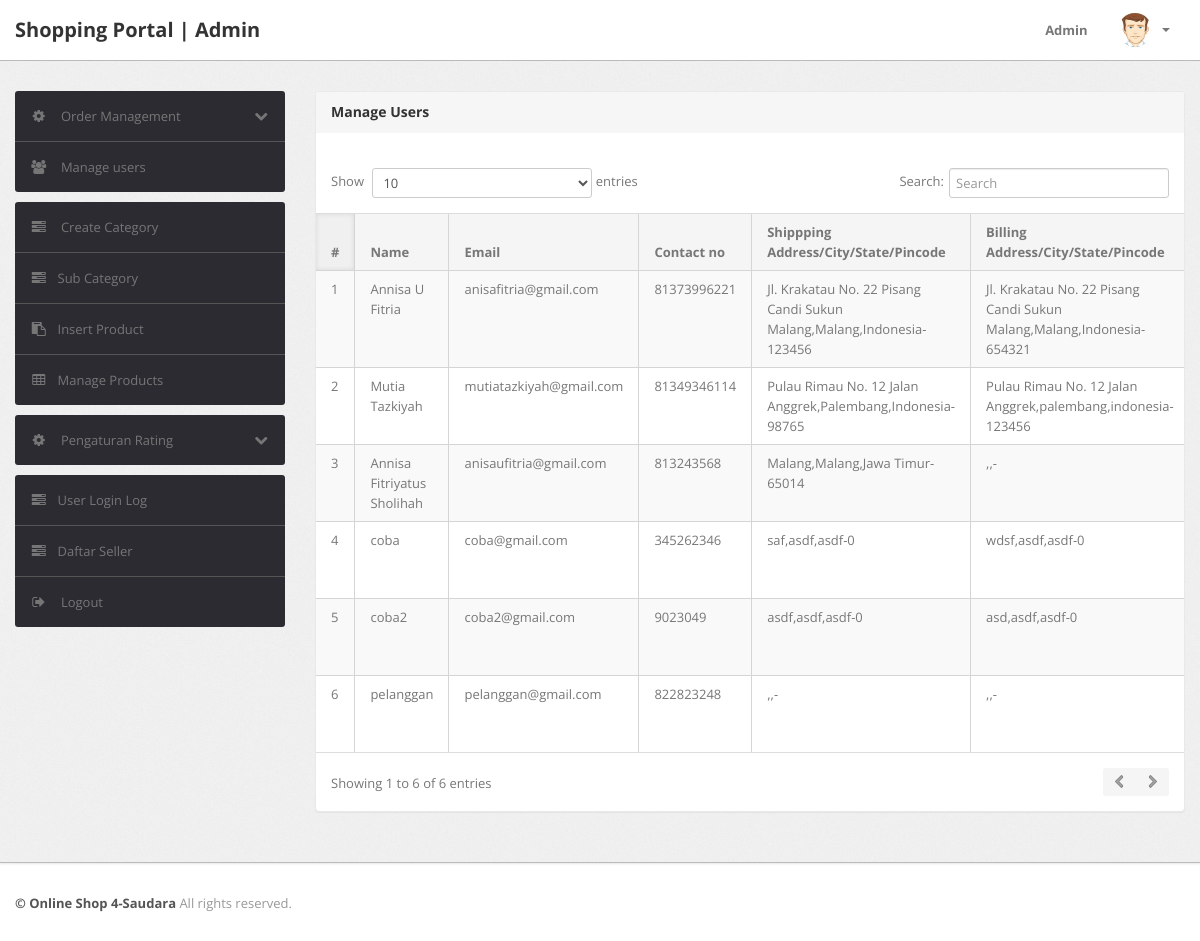
The page /admin/manage-users.php (signed in) on the database its author committed.
### tables this page shows
CREATE TABLE `users` (
  `id` int(11) NOT NULL,
  `name` varchar(255) DEFAULT NULL,
  `email` varchar(255) DEFAULT NULL,
  `contactno` bigint(11) DEFAULT NULL,
  `password` varchar(255) DEFAULT NULL,
  `shippingAddress` longtext DEFAULT NULL,
  `shippingState` varchar(255) DEFAULT NULL,
  `shippingCity` varchar(255) DEFAULT NULL,
  `shippingPincode` int(11) DEFAULT NULL,
  `billingAddress` longtext DEFAULT NULL,
  `billingState` varchar(255) DEFAULT NULL,
  `billingCity` varchar(255) DEFAULT NULL,
  `billingPincode` int(11) DEFAULT NULL,
  `regDate` timestamp NOT NULL DEFAULT current_timestamp(),
  `updationDate` varchar(255) DEFAULT NULL
);

### admin/manage-users.php (the view, shortened to what this page needs)
<?php
include('include/config.php');
if(strlen($_SESSION['alogin'])==0)
{
	header('location:index.php');
}
else{
?>
<!DOCTYPE html>
<html lang="en">
<head>
	<link type="text/css" href="bootstrap/css/bootstrap.min.css" rel="stylesheet">
	<link type="text/css" href="bootstrap/css/bootstrap-responsive.min.css" rel="stylesheet">
	<link type="text/css" href="css/theme.css" rel="stylesheet">
	<link type="text/css" href="images/icons/css/font-awesome.css" rel="stylesheet">
</head>
<body>
	<?php include('include/header.php');?>
	<div class="wrapper">
		<div class="container">
			<div class="row">
				<?php include('include/sidebar.php');?>
				<div class="span9">
					<div class="content">
						<div class="module">
							<div class="module-head">
								<h3>Manage Users</h3>
							</div>
							<div class="module-body table">
								<br />
								<div style="overflow-x: auto;">
									<table cellpadding="0" cellspacing="0" border="0" class="datatable-1 table table-bordered table-striped	 display" width="100%">
										<thead>
											<tr>
												<th>#</th>
												<th> Name</th>
												<th>Email </th>
												<th>Contact no</th>
												<th>Shippping Address/City/State/Pincode </th>
												<th>Billing Address/City/State/Pincode </th>
											</tr>
										</thead>
										<tbody>
											<?php $query=mysqli_query($con,"select * from users");
											$cnt=1;
											while($row=mysqli_fetch_array($query))
											{
												?>
												<tr>
													<td><?php echo htmlentities($cnt);?></td>
													<td><?php echo htmlentities($row['name']);?></td>
													<td><?php echo htmlentities($row['email']);?></td>
													<td> <?php echo htmlentities($row['contactno']);?></td>
													<td><?php echo htmlentities($row['shippingAddress'].",".$row['shippingCity'].",".$row['shippingState']."-".$row['shippingPincode']);?></td>
													<td><?php echo htmlentities($row['billingAddress'].",".$row['billingCity'].",".$row['billingState']."-".$row['billingPincode']);?></td>
													<?php $cnt=$cnt+1; } ?>
												</tr>
											</tbody>
										</table>
									</div>
								</div>
							</div>
						</div>
					</div>
				</div>
			</div>
		</div>
		<?php include('include/footer.php');?>
	</body>
<?php } ?>

### admin/css/theme.css (style rules this page uses)
body { font-size: 13px; font-family: 'Open Sans', Arial, sans-serif; background: #fff; color: #777 }
h1, h2, h3, h4, h5, h6 { color: #333; margin-top: 0 }
h3 { font-size: 20px }
.wrapper { background: url(../images/bg.png) #eee; border-bottom: 1px solid #bbb; -webkit-box-shadow: 0 1px 2px rgba(0,0,0,0.1); -moz-box-shadow: 0 1px 2px rgba(0,0,0,0.1); box-shadow: 0 1px 2px rgba(0,0,0,0.1); padding: 30px 0 }
.module { background: #fff; -webkit-border-radius: 3px; -moz-border-radius: 3px; border-radius: 3px; border: 1px solid #ccc; border-bottom-color: #bbb; -webkit-box-shadow: 0 0 1px rgba(0,0,0,0.2); -moz-box-shadow: 0 0 1px rgba(0,0,0,0.2); box-shadow: 0 0 1px rgba(0,0,0,0.2); margin-bottom: 30px }
.table { margin-bottom: 0 }
.table th, .table td { border-color: #d5d5d5!important }
.table-bordered thead:first-child tr:first-child>th:first-child, .table-bordered tbody:first-child tr:first-child>td:first-child { -webkit-border-top-left-radius: 2px; -moz-border-radius-topleft: 2px; border-top-left-radius: 2px }
.table-bordered thead:last-child tr:last-child>th:first-child, .table-bordered tbody:last-child tr:last-child>td:first-child, .table-bordered tfoot:last-child tr:last-child>td:first-child { -webkit-border-bottom-left-radius: 2px; -moz-border-radius-bottomleft: 2px; border-bottom-left-radius: 2px }
.module { box-shadow: 0 0 3px rgba(0,0,0,.1); border-color: #e9e9e9; margin-bottom: 20px; background-color: #fff; border-radius: 4px; -webkit-box-shadow: 0 1px 1px rgba(0,0,0,.05); box-shadow: 0 1px 1px rgba(0,0,0,.05); }
.module-head { color: #767676; background-color: #f6f6f6; border-color: #e9e9e9; padding: 10px 15px; border-bottom: 1px solid transparent; border-top-right-radius: 3px; border-top-left-radius: 3px; }
.module-head h3 { font-size: 14px; line-height: 20px; height: 20px; margin: 0 }
.module-body { padding: 15px }
.module-body.table { padding: 15px 0 }
.module-body.table .table th, .module-body.table .table td { padding-left: 15px; padding-right: 15px }
.dataTables_wrapper table th { background: #f5f5f5; cursor: pointer }
.dataTables_wrapper table th.sorting_asc, .dataTables_wrapper table th.sorting_desc { background: #f0f0f0; -webkit-box-shadow: 0 0 5px rgba(0,0,0,0.1) inset; -moz-box-shadow: 0 0 5px rgba(0,0,0,0.1) inset; box-shadow: 0 0 5px rgba(0,0,0,0.1) inset }
.dataTables_wrapper .table-bordered { -webkit-border-radius: 0; -moz-border-radius: 0; border-radius: 0; border-left: 0; border-right: 0 }
.dataTables_wrapper .table-bordered thead tr>th:first-child, .dataTables_wrapper .table-bordered tbody tr>td:first-child, .dataTables_wrapper .table-bordered tfoot tr>td:first-child, .dataTables_wrapper .table-bordered tfoot tr>th:first-child { border-left: 0 }
.dataTables_wrapper .table-bordered thead:first-child tr:first-child>th:first-child, .dataTables_wrapper .table-bordered tbody:first-child tr:first-child>td:first-child { -webkit-border-top-left-radius: 0; -moz-border-radius-topleft: 0; border-top-left-radius: 0 }
.dataTables_wrapper .table-bordered thead:last-child tr:last-child>th:first-child, .dataTables_wrapper .table-bordered tbody:last-child tr:last-child>td:first-child, .dataTables_wrapper .table-bordered tfoot:last-child tr:last-child>td:first-child { -webkit-border-bottom-left-radius: 0; -moz-border-radius-bottomleft: 0; border-bottom-left-radius: 0 }

### rows shown on the page
users: name "Annisa U Fitria", email "anisafitria@gmail.com", contactno "81373996221", shippingAddress+shippingCity+shippingState "Jl. Krakatau No. 22 Pisang Candi Sukun Malang,Malang,Indonesia-123456", billingAddress+billingCity+billingState "Jl. Krakatau No. 22 Pisang Candi Sukun Malang,Malang,Indonesia-654321"
users: name "Mutia Tazkiyah", email "mutiatazkiyah@gmail.com", contactno "81349346114", shippingAddress+shippingCity+shippingState "Pulau Rimau No. 12 Jalan Anggrek,Palembang,Indonesia-98765", billingAddress+billingCity+billingState "Pulau Rimau No. 12 Jalan Anggrek,palembang,indonesia-123456"
users: name "Annisa Fitriyatus Sholihah", email "anisaufitria@gmail.com", contactno "813243568", shippingAddress+shippingCity+shippingState "Malang,Malang,Jawa Timur-65014", billingAddress+billingCity+billingState ",,-"
users: name "coba", email "coba@gmail.com", contactno "345262346", shippingAddress+shippingCity+shippingState "saf,asdf,asdf-0", billingAddress+billingCity+billingState "wdsf,asdf,asdf-0"
users: name "coba2", email "coba2@gmail.com", contactno "9023049", shippingAddress+shippingCity+shippingState "asdf,asdf,asdf-0", billingAddress+billingCity+billingState "asd,asdf,asdf-0"
users: name "pelanggan", email "pelanggan@gmail.com", contactno "822823248", shippingAddress+shippingCity+shippingState ",,-", billingAddress+billingCity+billingState ",,-"
